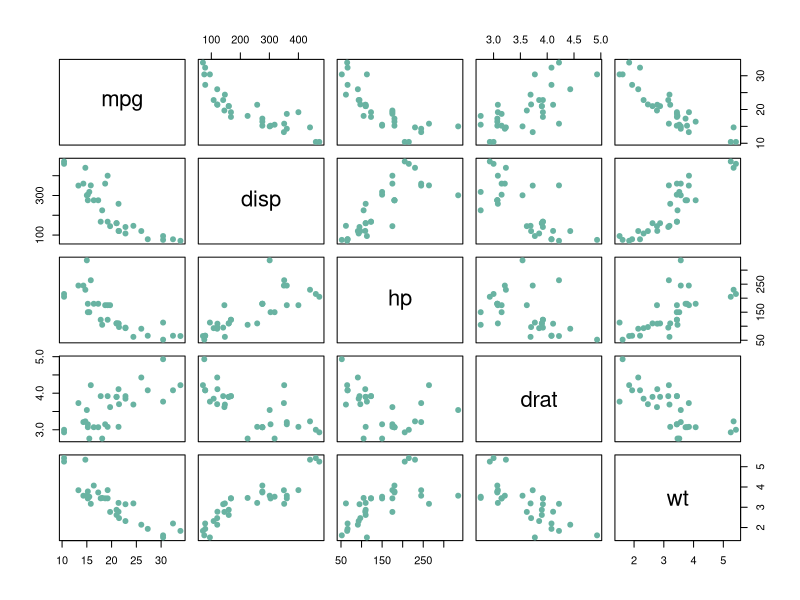

Generate this figure with R:
# gloss bench figure gallery-008
# source: 98-basic-scatterplot-matrix.Rmd (gallery)
# Frozen by bench/R/harvest.R: code up to the chosen figure; see meta.json.
# ---- chunk 1 ----
knitr::opts_chunk$set( warning=FALSE, message=FALSE)
# ---- chunk 2 ----
# Data: numeric variables of the native mtcars dataset
data <- mtcars[ , c(1,3:6)]
 
# Plot
plot(data , pch=20 , cex=1.5 , col="#69b3a2")
